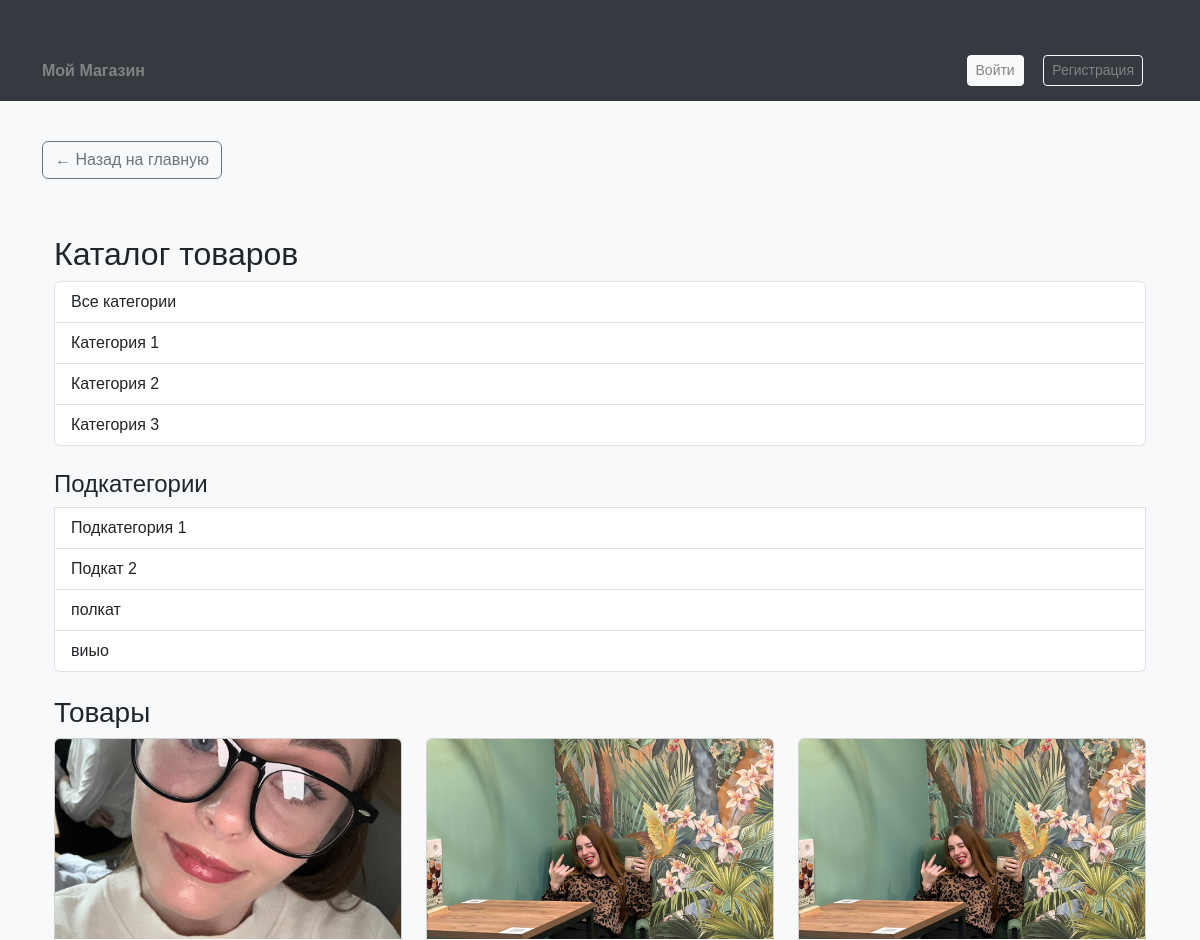
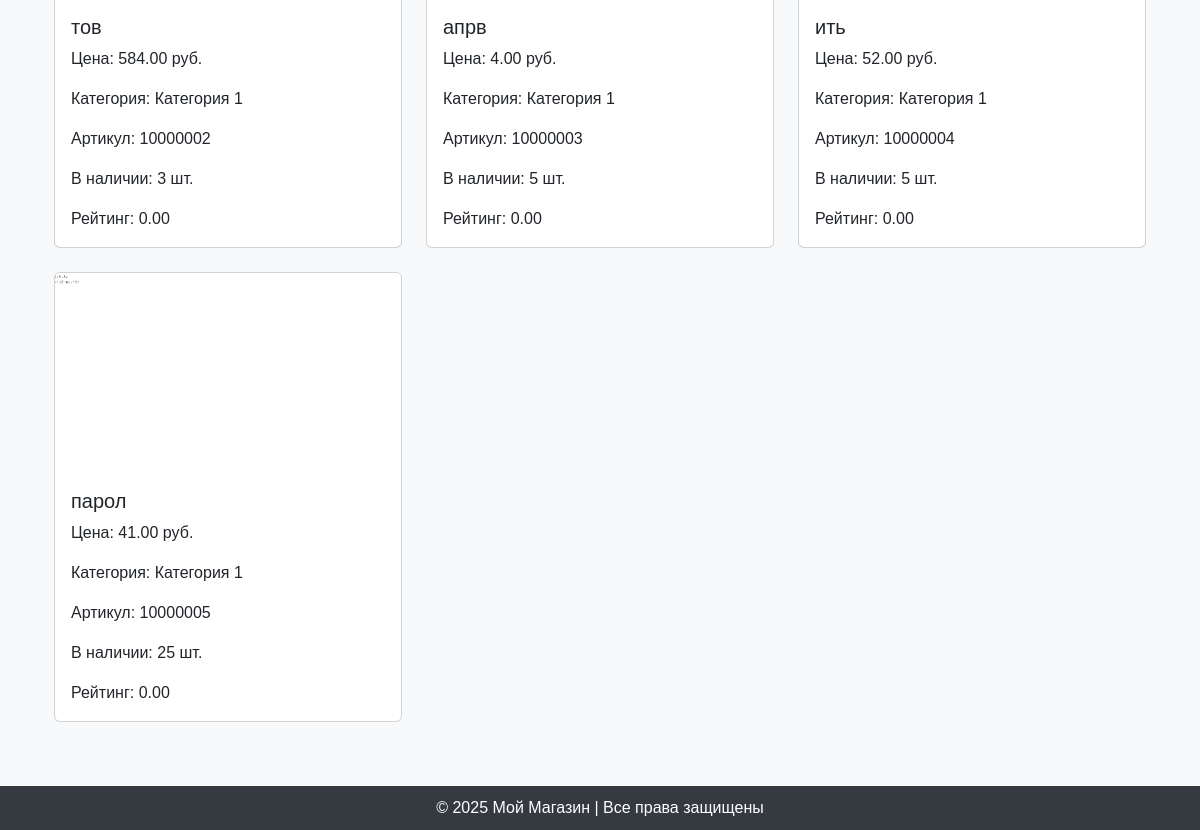
/accounts/catalog/21/, run on the app's committed database (2 pictures, top to bottom).
### accounts/models.py (models this page shows, shortened)
class Category(models.Model):
    name = models.CharField(max_length=255, unique=True, verbose_name="Название категории")

class Subcategory(models.Model):
    category = models.ForeignKey(Category, on_delete=models.CASCADE, related_name="subcategories", verbose_name="Категория")
    name = models.CharField(max_length=255, verbose_name="Название подкатегории")

class Product(models.Model):
    name = models.CharField(max_length=255, verbose_name="Название")
    price = models.DecimalField(max_digits=10, decimal_places=2, verbose_name="Цена")
    parameter_1 = models.CharField(max_length=255, blank=True, verbose_name="Параметр 1")
    parameter_2 = models.CharField(max_length=255, blank=True, verbose_name="Параметр 2")
    parameter_3 = models.CharField(max_length=255, blank=True, verbose_name="Параметр 3")
    parameter_4 = models.CharField(max_length=255, blank=True, verbose_name="Параметр 4")
    parameter_5 = models.CharField(max_length=255, blank=True, verbose_name="Параметр 5")
    category = models.ForeignKey(Category, on_delete=models.CASCADE, verbose_name="Категория")
    subcategory = models.ForeignKey(Subcategory, on_delete=models.SET_NULL, blank=True, null=True, verbose_name="Подкатегория")  # <-- Добавили
    sku = models.CharField(max_length=50, unique=True, verbose_name="Артикул", blank=True)
    image = models.ImageField(upload_to="product_images/", blank=True, null=True, verbose_name="Изображение")
    description = models.TextField(blank=True, null=True, verbose_name="Описание")
    stock_quantity = models.PositiveIntegerField(default=0, verbose_name="Количество в наличии")
    average_rating = models.DecimalField(max_digits=3, decimal_places=2, default=0.00)

### accounts/views.py (the view)
# urls.py: path('catalog/', views.catalog_view, name='catalog'),
def catalog_view(request, category_id=None, subcategory_id=None):
    categories = Category.objects.all()
    if subcategory_id:
        products = Product.objects.filter(subcategory_id=subcategory_id)
    elif category_id:
        products = Product.objects.filter(category_id=category_id)
    else:
        products = Product.objects.all()
    subcategories = None
    if category_id:
        subcategories = Subcategory.objects.filter(category_id=category_id)
    return render(request, 'accounts/catalog.html', {
        'categories': categories,
        'products': products,
        'subcategories': subcategories,
        'current_category_id': category_id,
    })

### accounts/context_processors.py (called while the page is built)
def notification_counter(request):
    if request.user.is_authenticated:
        count = Notification.objects.filter(user=request.user, is_read=False).count()
        return {'unread_notifications_count': count}
    return {}

### templates/accounts/catalog.html
{% extends 'base.html' %}
{% block content %}
<a href="{% url 'home' %}" class="btn btn-outline-secondary mb-3">← Назад на главную</a>
<div class="container">
    <h2>Каталог товаров</h2>
    <div class="list-group mb-4">
        <a href="{% url 'catalog' %}" class="list-group-item list-group-item-action">Все категории</a>
        {% for category in categories %}
            <a href="{% url 'catalog_by_category' category.id %}" class="list-group-item list-group-item-action">{{ category.name }}</a>
        {% endfor %}
    </div>
    {% if subcategories %}
    <div class="list-group mb-4">
        <h4>Подкатегории</h4>
        {% for subcategory in subcategories %}
            <a href="{% url 'catalog_by_subcategory' current_category_id subcategory.id %}" class="list-group-item list-group-item-action">{{ subcategory.name }}</a>
        {% endfor %}
    </div>
    {% endif %}
    <div class="mt-4">
        <h3>Товары</h3>
        {% if products %}
        <div class="row">
            {% for product in products %}
                {% include 'includes/product_card.html' %}
            {% endfor %}
        </div>
        {% else %}
        <p class="text-center">Товары не найдены.</p>
        {% endif %}
    </div>
</div>
{% endblock %}

### templates/includes/product_card.html (shortened to what this page needs)
<div class="col-md-4 mb-4">
    <a href="{% url 'product_detail' product.id %}" class="text-decoration-none text-dark">
        <div class="card">
            {% if product.image %}
            <img src="{{ product.image.url }}" class="card-img-top" alt="{{ product.name }}"
                 style="object-fit: cover; height: 200px;">
            {% else %}
            <img src="https://via.placeholder.com/300x200" class="card-img-top" alt="No Image Available"
                 style="object-fit: cover; height: 200px;">
            {% endif %}
            <div class="card-body">
                <h5 class="card-title">{{ product.name }}</h5>
                <p class="card-text">Цена: {{ product.price }} руб.</p>
                <p class="card-text">Категория: {{ product.category.name }}</p>
                <p class="card-text">Артикул: {{ product.sku }}</p>
                <p class="card-text">В наличии: {{ product.stock_quantity }} шт.</p>
                <div class="mt-2">
                    <span>Рейтинг: {{ product.average_rating|floatformat:2 }}</span>
                </div>
            </div>
        </div>
    </a>
</div>

### templates/base.html (style rules this page uses)
body { background-color: #f8f9fa; font-family: 'Arial', sans-serif; }
.container { margin-top: 40px; }
.card { transition: transform 0.3s ease, box-shadow 0.3s ease; }

### data on the page
Category: name "Категория 1"
Category: name "Категория 2"
Category: name "Категория 3"
Subcategory: name "Подкатегория 1"
Subcategory: name "Подкат 2"
Subcategory: name "полкат"
Subcategory: name "виыо"
Product: image (picture), name "тов", price "584.00", category.name "Категория 1", sku "10000002", stock_quantity "3", average_rating "0.00"
Product: image (picture), name "апрв", price "4.00", category.name "Категория 1", sku "10000003", stock_quantity "5", average_rating "0.00"
Product: image (picture), name "ить", price "52.00", category.name "Категория 1", sku "10000004", stock_quantity "5", average_rating "0.00"
Product: image (picture), name "парол", price "41.00", category.name "Категория 1", sku "10000005", stock_quantity "25", average_rating "0.00"
